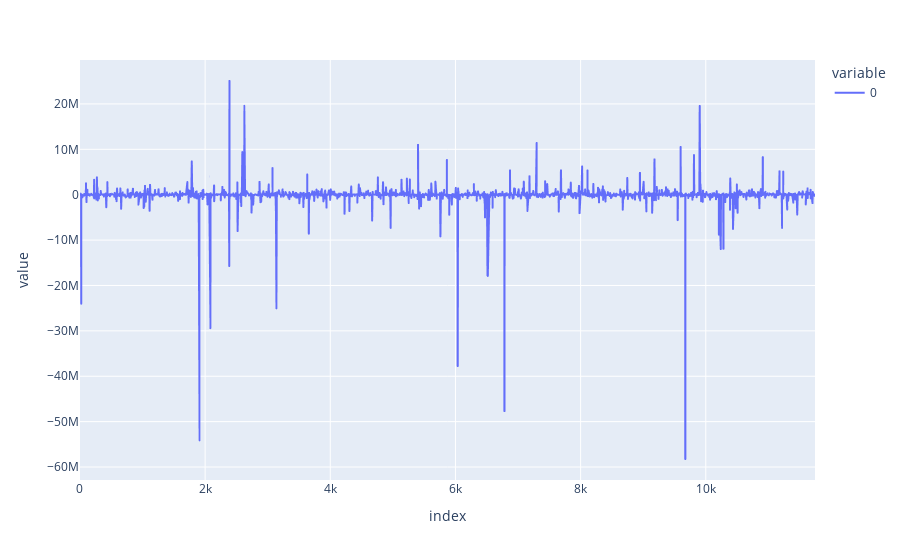

Here is the notebook cell this chart was saved with:
### Code cell
(test_df['Random Forest'] -test_df['price']).plot()

### Figure 1 — Plotly figure (JSON) as saved in the notebook; plotly's stock layout.template omitted (floating-point values rounded to 4 significant figures; data arrays with more than 128 entries replaced by an {"elided": "..."} marker saying what was removed)
{"data": [{"hovertemplate": "variable=0<br>index=%{x}<br>value=%{y}<extra></extra>", "legendgroup": "0", "line": {"color": "#636efa", "dash": "solid"}, "marker": {"symbol": "circle"}, "mode": "lines", "name": "0", "showlegend": true, "type": "scattergl", "x": {"elided": "2352 int values"}, "xaxis": "x", "y": {"elided": "2352 float values"}, "yaxis": "y"}], "layout": {"legend": {"title": {"text": "variable"}, "tracegroupgap": 0}, "margin": {"t": 60}, "xaxis": {"anchor": "y", "domain": [0, 1], "title": {"text": "index"}}, "yaxis": {"anchor": "x", "domain": [0, 1], "title": {"text": "value"}}}}
